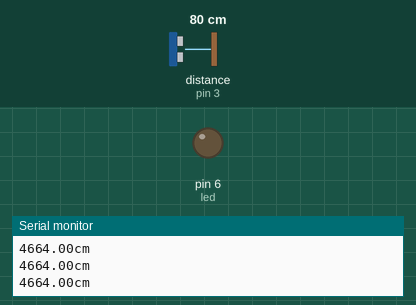
This sketch was run on a simulated Arduino Uno, built with avr-gcc and run on an emulated ATmega328P. Shown: output pins drawn as LEDs (lit = HIGH), the last lines printed to the serial monitor. The inputs (shaded band) are chosen by the test bench; at power-on: distance to the obstacle (sensor on pin 3) 80 cm. The echo pulse lasts 58.3 µs per cm.

Above: at 1.2 s.
1.3 s: distance to the obstacle (sensor on pin 3) set to 94 cm
4.3 s: distance to the obstacle (sensor on pin 3) set to 101 cm
At 5.3 s:
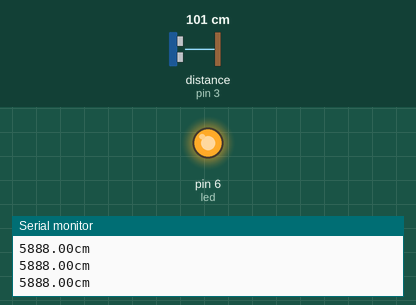
5.8 s: distance to the obstacle (sensor on pin 3) set to 2 cm
At 6.4 s:
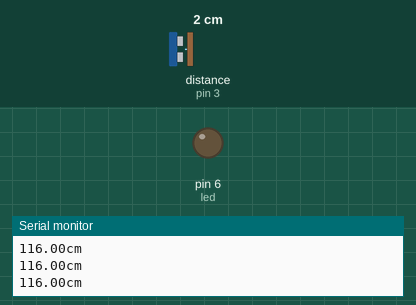
7.3 s: distance to the obstacle (sensor on pin 3) set to 120 cm
At 8.6 s:
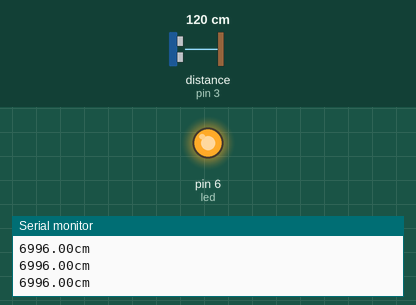
Timing chart, 0 to 9.8 s (numbered marks = the images above; inputs shaded):
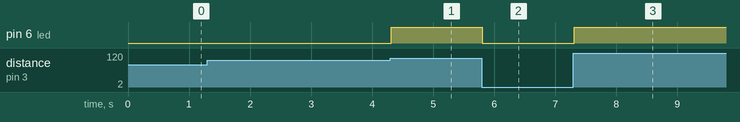

The sketch:

lampada_por_proximidade.ino
```cpp
float dist;
int sig = 3;
int led = 6;
void setup()
{
  Serial.begin(9600);
  pinMode(led, OUTPUT);
  pinMode(sig,OUTPUT);
}

void loop()
{

  dist = dist/2;
  dist = dist/0.034029;
  ler();
  if (dist>=5730.00) {
   digitalWrite(led,HIGH);
  } else {
  digitalWrite(led,LOW);
  }
  Serial.print(dist);
  Serial.println("cm");
}

void ler() {
  pinMode(sig,OUTPUT);
  digitalWrite(sig,HIGH);
  delayMicroseconds(50);
  digitalWrite(sig,LOW);
  pinMode(sig,INPUT);
  dist=pulseIn(sig,HIGH);
}
```

Measured:
- the behaviour switches between 98 and 99 cm on distance to the obstacle (sensor on pin 3) (found by bisection; images 0 and 1)
- after the input at 4.3 s, pin 6 (led): LOW → HIGH at once
- after the input at 5.8 s, pin 6 (led): HIGH → LOW at once
- after the input at 7.3 s, pin 6 (led): LOW → HIGH at once
